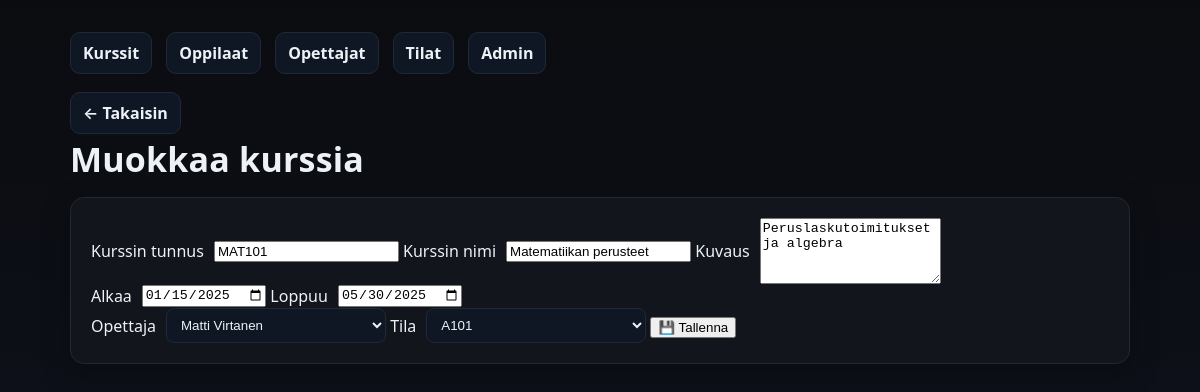
Page /kurssienhallinta/add_edit_kurssi.php?id=1 on the earlier database version.
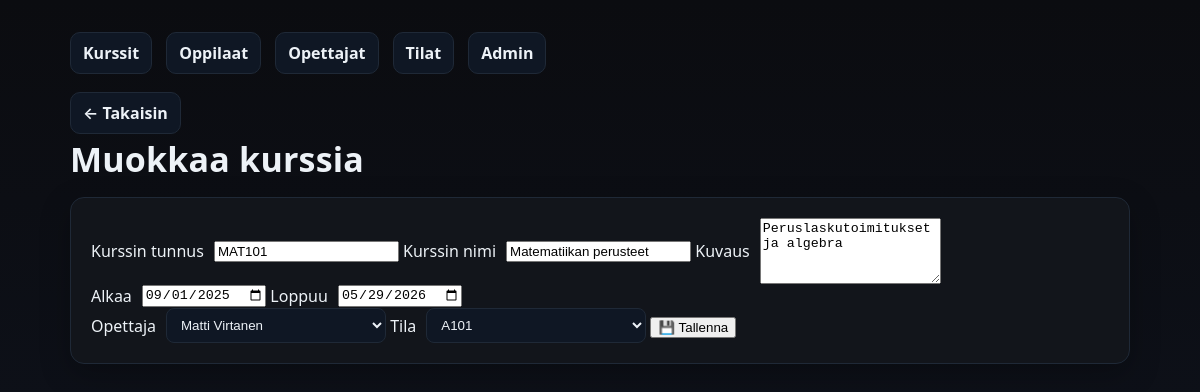
Same page on the later database version.
### tables this page shows
CREATE TABLE `kurssit` (
  `kurssi_id` int(11) NOT NULL,
  `kurssin_tunnus` varchar(20) NOT NULL,
  `kurssi_nimi` varchar(100) NOT NULL,
  `kurssikuvaus` text DEFAULT NULL,
  `aloituspaiva` date NOT NULL,
  `lopetuspaiva` date NOT NULL,
  `opettaja_id` int(11) NOT NULL,
  `tila_id` int(11) NOT NULL
);

CREATE TABLE `opettajat` (
  `opettaja_id` int(11) NOT NULL,
  `etunimi` varchar(50) NOT NULL,
  `sukunimi` varchar(50) NOT NULL,
  `aine` varchar(100) NOT NULL
);

CREATE TABLE `tilat` (
  `tila_id` int(11) NOT NULL,
  `tila_nimi` varchar(50) NOT NULL,
  `paikkoja` int(11) NOT NULL
);

### kurssienhallinta/add_edit_kurssi.php (the view, shortened to what this page needs)
<?php
$pdo = getPDO();
$opettajat = $pdo->query("SELECT opettaja_id, etunimi, sukunimi FROM opettajat ORDER BY sukunimi")->fetchAll();
$tilat = $pdo->query("SELECT tila_id, tila_nimi FROM tilat ORDER BY tila_nimi")->fetchAll();
$kurssi = [
  'kurssi_id' => null,
  'kurssin_tunnus' => '',
  'kurssi_nimi' => '',
  'kurssikuvaus' => '',
  'aloituspaiva' => '',
  'lopetuspaiva' => '',
  'opettaja_id' => '',
  'tila_id' => ''
];
if (isset($_GET['id']) && is_numeric($_GET['id'])) {
  $stmt = $pdo->prepare("SELECT * FROM kurssit WHERE kurssi_id = ?");
  $stmt->execute([$_GET['id']]);
  $kurssi = $stmt->fetch() ?: $kurssi;
}
?>
<!doctype html>
<html lang="fi">
<head>
  <link rel="stylesheet" href="styles.css">
</head>
<body>
  <div class="container">
    <div class="nav">
      <a href="index.php">Kurssit</a>
      <a href="oppilaat.php">Oppilaat</a>
      <a href="opettajat.php">Opettajat</a>
      <a href="tilat.php">Tilat</a>
      <a href="admin.php">Admin</a>
    </div>
    <a class="back" href="index.php">← Takaisin</a>
    <h1 class="page-title">
      <?= $kurssi['kurssi_id'] ? 'Muokkaa kurssia' : 'Lisää uusi kurssi' ?>
    </h1>
    <form method="post" class="card form">
      <label>Kurssin tunnus
        <input type="text" name="kurssin_tunnus" value="<?= htmlspecialchars($kurssi['kurssin_tunnus']) ?>" required>
      </label>
      <label>Kurssin nimi
        <input type="text" name="kurssi_nimi" value="<?= htmlspecialchars($kurssi['kurssi_nimi']) ?>" required>
      </label>
      <label>Kuvaus
        <textarea name="kurssikuvaus" rows="4"><?= htmlspecialchars($kurssi['kurssikuvaus']) ?></textarea>
      </label>
      <div class="form-row">
        <label>Alkaa
          <input type="date" name="aloituspaiva" value="<?= htmlspecialchars($kurssi['aloituspaiva']) ?>" required>
        </label>
        <label>Loppuu
          <input type="date" name="lopetuspaiva" value="<?= htmlspecialchars($kurssi['lopetuspaiva']) ?>" required>
        </label>
      </div>
      <label>Opettaja
        <select name="opettaja_id" required>
          <?php foreach ($opettajat as $o): ?>
            <option value="<?= $o['opettaja_id'] ?>" <?= $kurssi['opettaja_id']==$o['opettaja_id']?'selected':'' ?>>
              <?= htmlspecialchars($o['etunimi'].' '.$o['sukunimi']) ?>
            </option>
          <?php endforeach; ?>
        </select>
      </label>
      <label>Tila
        <select name="tila_id" required>
          <?php foreach ($tilat as $t): ?>
            <option value="<?= $t['tila_id'] ?>" <?= $kurssi['tila_id']==$t['tila_id']?'selected':'' ?>>
              <?= htmlspecialchars($t['tila_nimi']) ?>
            </option>
          <?php endforeach; ?>
        </select>
      </label>
      <button class="button">💾 Tallenna</button>
    </form>
  </div>
</body>
</html>

Differences in the rows shown:
changed kurssit "MAT101": aloituspaiva "01/15/2025" → "09/01/2025"; lopetuspaiva "05/30/2025" → "05/29/2026"
